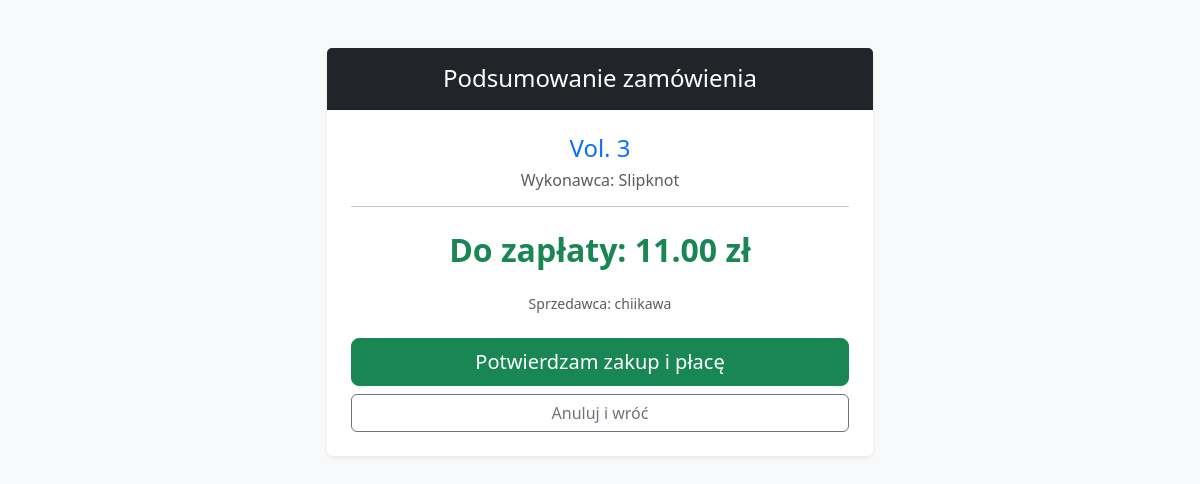
The page /oferta/3/kup/ (signed in) on the database its author committed.
### shop/models.py (models this page shows, shortened)
class CDOffer(models.Model):
    CONDITION_CHOICES = [
        ('NEW', 'Nowa'),
        ('USED', 'Używana'),
    ]
    title = models.CharField(max_length=200)
    artist = models.ForeignKey(Artist, on_delete=models.CASCADE, related_name='cds')
    genres = models.ManyToManyField(Genre, related_name='cds')
    seller = models.ForeignKey(User, on_delete=models.CASCADE, related_name='offers')
    price = models.DecimalField(max_digits=6, decimal_places=2)
    condition = models.CharField(max_length=10, choices=CONDITION_CHOICES)
    description = models.TextField()
    created_at = models.DateTimeField(auto_now_add=True)

class Artist(models.Model):
    name = models.CharField(max_length=100)
    description = models.TextField(blank=True, null=True)

### shop/views.py (the view, shortened to what this page needs)
# urls.py: path('oferta/<int:id>/kup/', views.buy_cd, name='buy_cd'),
@login_required
def buy_cd(request, id):
    offer = get_object_or_404(CDOffer, id=id)
    if offer.seller == request.user:
        return redirect('offer_detail', id=offer.id)
    return render(request, "shop/buy_confirm.html", {'offer': offer})

### shop/templates/shop/buy_confirm.html (shortened to what this page needs)
<!DOCTYPE html>
<html lang="pl">
<head>
    <link href="https://cdn.jsdelivr.net/npm/bootstrap@5.3.2/dist/css/bootstrap.min.css" rel="stylesheet">
</head>
<body class="bg-light">
    <div class="container mt-5">
        <div class="row justify-content-center">
            <div class="col-md-6">
                <div class="card shadow-sm border-0">
                    <div class="card-header bg-dark text-white text-center py-3">
                        <h2 class="mb-0 fs-4">Podsumowanie zamówienia</h2>
                    </div>
                    <div class="card-body p-4 text-center">
                        <h4 class="text-primary">{{ offer.title }}</h4>
                        <h6 class="text-muted">Wykonawca: {{ offer.artist.name }}</h6>
                        <hr>
                        <h2 class="text-success fw-bold my-4">Do zapłaty: {{ offer.price }} zł</h2>
                        <p class="text-muted small">Sprzedawca: {{ offer.seller.username }}</p>
                        <form method="post">
                            <div class="d-grid gap-2 mt-4">
                                <button type="submit" class="btn btn-success btn-lg">Potwierdzam zakup i płacę</button>
                                <a href="{% url 'offer_detail' offer.id %}" class="btn btn-outline-secondary">Anuluj i wróć</a>
                            </div>
                        </form>
                    </div>
                </div>
            </div>
        </div>
    </div>
</body>
</html>

### rows shown on the page
CDOffer: title "Vol. 3", artist.name "Slipknot", price "11.00", seller.username "chiikawa"
